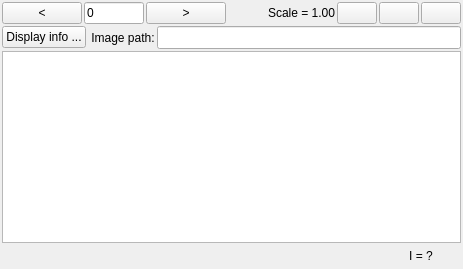
            <widget class="QWidget" name="ImageTab">
             <attribute name="title">
              <string>Image</string>
             </attribute>
             <layout class="QVBoxLayout" name="verticalLayout_5">
              <property name="spacing">
               <number>2</number>
              </property>
              <property name="leftMargin">
               <number>2</number>
              </property>
              <property name="topMargin">
               <number>2</number>
              </property>
              <property name="rightMargin">
               <number>2</number>
              </property>
              <property name="bottomMargin">
               <number>2</number>
              </property>
              <item>
               <layout class="QHBoxLayout" name="horizontalLayout">
                <property name="spacing">
                 <number>2</number>
                </property>
                <item>
                 <widget class="QPushButton" name="PrevImgButton">
                  <property name="text">
                   <string>&lt;</string>
                  </property>
                 </widget>
                </item>
                <item>
                 <widget class="QLineEdit" name="ImgNumEdit">
                  <property name="sizePolicy">
                   <sizepolicy hsizetype="Fixed" vsizetype="Fixed">
                    <horstretch>0</horstretch>
                    <verstretch>0</verstretch>
                   </sizepolicy>
                  </property>
                  <property name="minimumSize">
                   <size>
                    <width>60</width>
                    <height>0</height>
                   </size>
                  </property>
                  <property name="maximumSize">
                   <size>
                    <width>35</width>
                    <height>16777215</height>
                   </size>
                  </property>
                  <property name="baseSize">
                   <size>
                    <width>0</width>
                    <height>0</height>
                   </size>
                  </property>
                  <property name="text">
                   <string>0</string>
                  </property>
                 </widget>
                </item>
                <item>
                 <widget class="QPushButton" name="NextImgButton">
                  <property name="text">
                   <string>&gt;</string>
                  </property>
                 </widget>
                </item>
                <item>
                 <spacer name="horizontalSpacer_4">
                  <property name="orientation">
                   <enum>Qt::Horizontal</enum>
                  </property>
                  <property name="sizeHint" stdset="0">
                   <size>
                    <width>40</width>
                    <height>20</height>
                   </size>
                  </property>
                 </spacer>
                </item>
                <item>
                 <widget class="QLabel" name="InvScaleLabel">
                  <property name="text">
                   <string>Scale = 1.00</string>
                  </property>
                 </widget>
                </item>
                <item>
                 <widget class="QPushButton" name="ZoomInButton">
                  <property name="text">
                   <string/>
                  </property>
                 </widget>
                </item>
                <item>
                 <widget class="QPushButton" name="ScaleOneOneButton">
                  <property name="text">
                   <string/>
                  </property>
                 </widget>
                </item>
                <item>
                 <widget class="QPushButton" name="ZoomOutButton">
                  <property name="text">
                   <string/>
                  </property>
                 </widget>
                </item>
               </layout>
              </item>
              <item>
               <layout class="QHBoxLayout" name="horizontalLayout_7">
                <property name="spacing">
                 <number>2</number>
                </property>
                <item>
                 <widget class="QPushButton" name="DisplayButton">
                  <property name="text">
                   <string>Display info ...</string>
                  </property>
                 </widget>
                </item>
                <item>
                 <widget class="QLabel" name="ImgNumLabel">
                  <property name="text">
                   <string> Image path:</string>
                  </property>
                 </widget>
                </item>
                <item>
                 <widget class="QLineEdit" name="ImagePathText">
                  <property name="font">
                   <font>
                    <family>Courier</family>
                   </font>
                  </property>
                 </widget>
                </item>
               </layout>
              </item>
              <item>
               <widget class="QGraphicsView" name="imageView">
                <property name="interactive">
                 <bool>true</bool>
                </property>
               </widget>
              </item>
              <item>
               <layout class="QHBoxLayout" name="horizontalLayout_5">
                <property name="spacing">
                 <number>2</number>
                </property>
                <item>
                 <spacer name="horizontalSpacer_3">
                  <property name="orientation">
                   <enum>Qt::Horizontal</enum>
                  </property>
                  <property name="sizeHint" stdset="0">
                   <size>
                    <width>40</width>
                    <height>20</height>
                   </size>
                  </property>
                 </spacer>
                </item>
                <item>
                 <widget class="QPushButton" name="EasterEggButton">
                  <property name="text">
                   <string>I = ?</string>
                  </property>
                  <property name="flat">
                   <bool>true</bool>
                  </property>
                 </widget>
                </item>
               </layout>
              </item>
             </layout>
            </widget>
